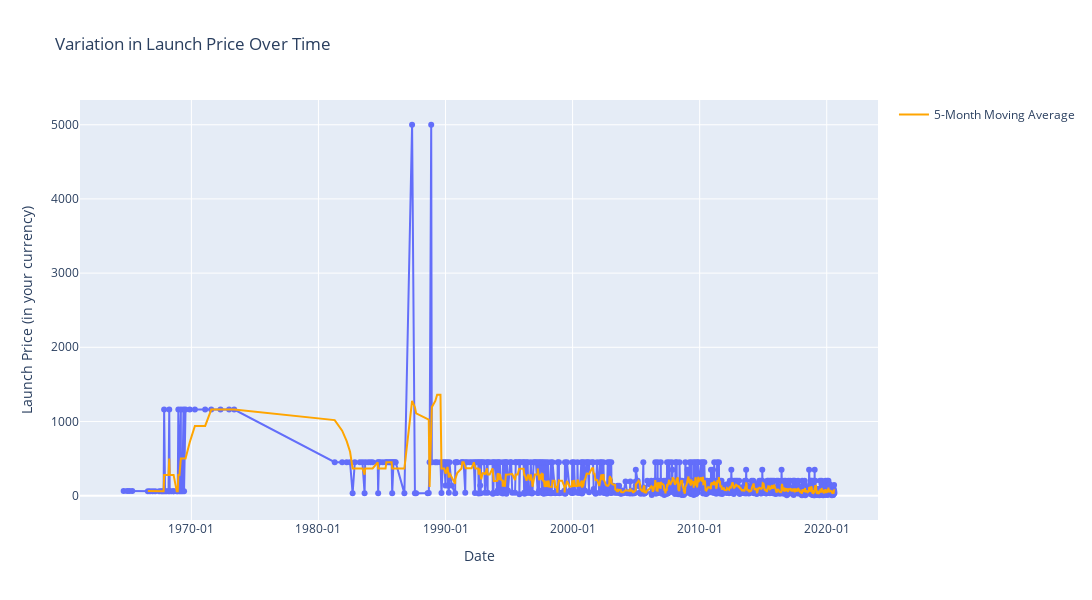

The code cell stored with this chart in its notebook:
### Markdown cell above
# How has the Launch Price varied Over Time? 

Create a line chart that shows the average price of rocket launches over time.

### Code cell
df_data_priced = df_data_priced.sort_values(by='Date')
df_data_priced['Moving_Avg'] = df_data_priced['Price'].rolling(window=5).mean()


fig = px.line(
    df_data_priced,
    x='Date',
    y='Price',
    title='Variation in Launch Price Over Time',
    labels={'Price': 'Launch Price'},
    markers=True
)

fig.add_scatter(
    x=df_data_priced['Date'],
    y=df_data_priced['Moving_Avg'],
    mode='lines',
    name='5-Month Moving Average',
    line=dict(color='orange', width=2)
)

fig.update_layout(
    xaxis_title='Date',
    yaxis_title='Launch Price (in your currency)',
    xaxis_tickformat='%Y-%m',
    height=600,
    width=1200
)

fig.show()

### Figure 1 — Plotly figure (JSON) as saved in the notebook; plotly's stock layout.template omitted (floating-point values rounded to 4 significant figures; data arrays with more than 128 entries replaced by an {"elided": "..."} marker saying what was removed)
{"data": [{"hovertemplate": "Date=%{x}<br>Launch Price=%{y}<extra></extra>", "legendgroup": "", "line": {"color": "#636efa", "dash": "solid"}, "marker": {"symbol": "circle"}, "mode": "lines+markers", "name": "", "orientation": "v", "showlegend": false, "type": "scatter", "x": {"elided": "958 str values"}, "xaxis": "x", "y": {"elided": "958 float values"}, "yaxis": "y"}, {"line": {"color": "orange", "width": 2}, "mode": "lines", "name": "5-Month Moving Average", "type": "scatter", "x": {"elided": "958 str values"}, "y": {"elided": "958 float values"}}], "layout": {"height": 600, "legend": {"tracegroupgap": 0}, "title": {"text": "Variation in Launch Price Over Time"}, "width": 1200, "xaxis": {"anchor": "y", "domain": [0, 1], "tickformat": "%Y-%m", "title": {"text": "Date"}}, "yaxis": {"anchor": "x", "domain": [0, 1], "title": {"text": "Launch Price (in your currency)"}}}}
